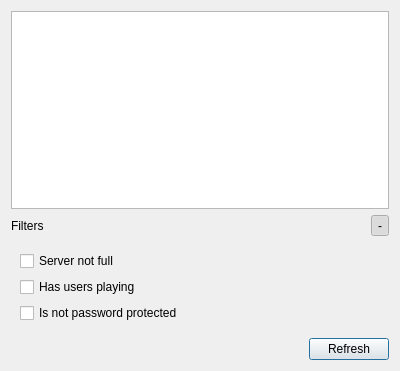
<?xml version="1.0" encoding="UTF-8"?>
<ui version="4.0">
 <class>JoinGameDialog</class>
 <widget class="QDialog" name="JoinGameDialog">
  <property name="geometry">
   <rect>
    <x>0</x>
    <y>0</y>
    <width>400</width>
    <height>371</height>
   </rect>
  </property>
  <property name="windowTitle">
   <string>Dialog</string>
  </property>
  <layout class="QVBoxLayout" name="verticalLayout_2">
   <item>
    <widget class="QTableView" name="tvGames">
     <property name="selectionMode">
      <enum>QAbstractItemView::SingleSelection</enum>
     </property>
     <property name="selectionBehavior">
      <enum>QAbstractItemView::SelectRows</enum>
     </property>
     <attribute name="horizontalHeaderVisible">
      <bool>false</bool>
     </attribute>
     <attribute name="verticalHeaderVisible">
      <bool>false</bool>
     </attribute>
    </widget>
   </item>
   <item>
    <layout class="QHBoxLayout" name="hlFilters">
     <item>
      <widget class="QLabel" name="lblFilters">
       <property name="text">
        <string>Filters</string>
       </property>
      </widget>
     </item>
     <item>
      <spacer name="hsFilters">
       <property name="orientation">
        <enum>Qt::Horizontal</enum>
       </property>
       <property name="sizeHint" stdset="0">
        <size>
         <width>40</width>
         <height>20</height>
        </size>
       </property>
      </spacer>
     </item>
     <item>
      <widget class="QToolButton" name="tbToggleFilters">
       <property name="text">
        <string>-</string>
       </property>
       <property name="checkable">
        <bool>true</bool>
       </property>
       <property name="checked">
        <bool>true</bool>
       </property>
      </widget>
     </item>
    </layout>
   </item>
   <item>
    <widget class="QWidget" name="qwFilters" native="true">
     <layout class="QVBoxLayout" name="verticalLayout">
      <item>
       <widget class="QCheckBox" name="cbNotFull">
        <property name="text">
         <string>Server not full</string>
        </property>
       </widget>
      </item>
      <item>
       <widget class="QCheckBox" name="cbNotEmpty">
        <property name="text">
         <string>Has users playing</string>
        </property>
       </widget>
      </item>
      <item>
       <widget class="QCheckBox" name="cbPublic">
        <property name="text">
         <string>Is not password protected</string>
        </property>
       </widget>
      </item>
     </layout>
    </widget>
   </item>
   <item>
    <layout class="QHBoxLayout" name="hlRefresh">
     <item>
      <spacer name="hsRefresh">
       <property name="orientation">
        <enum>Qt::Horizontal</enum>
       </property>
       <property name="sizeHint" stdset="0">
        <size>
         <width>361</width>
         <height>17</height>
        </size>
       </property>
      </spacer>
     </item>
     <item>
      <widget class="QPushButton" name="pbRefresh">
       <property name="text">
        <string>Refresh</string>
       </property>
      </widget>
     </item>
    </layout>
   </item>
  </layout>
 </widget>
 <resources/>
 <connections/>
</ui>
